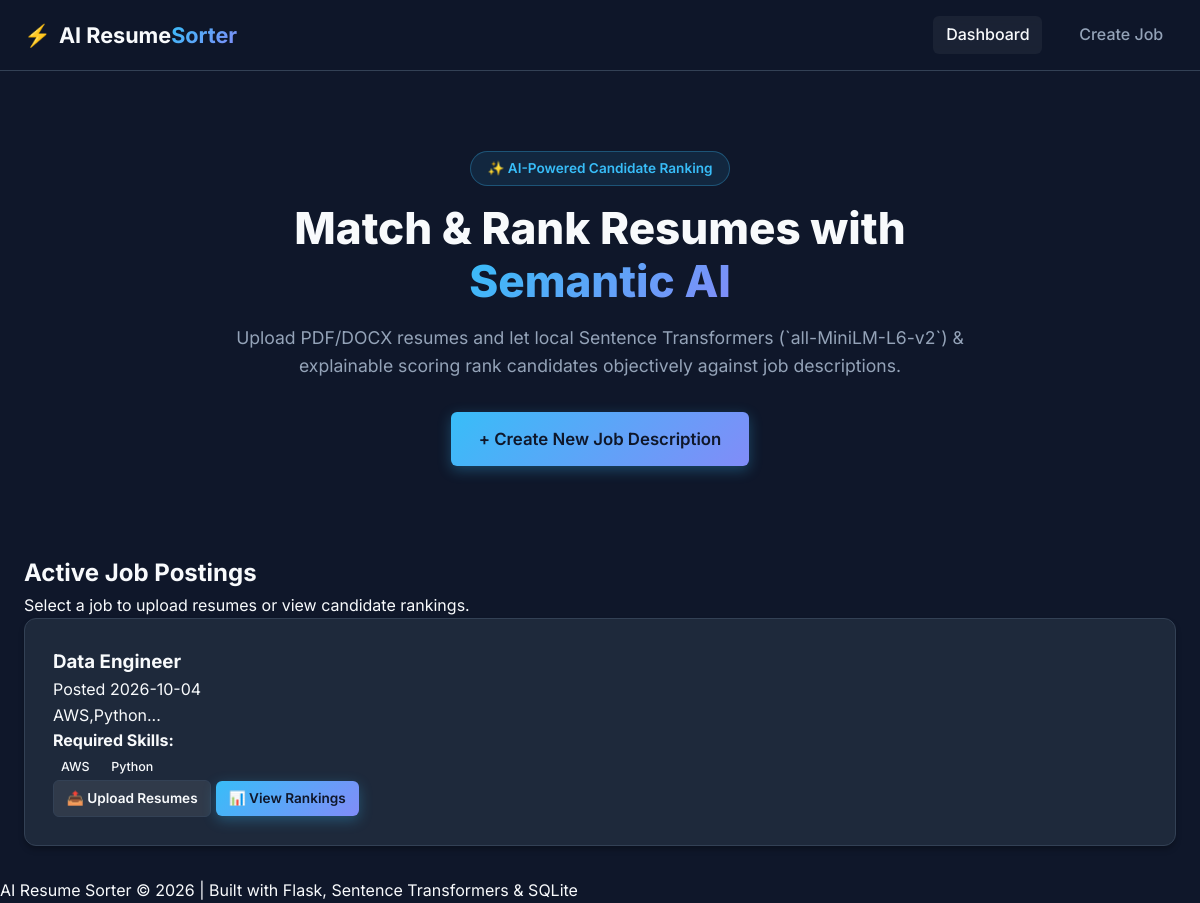
The page / on the database its author committed.
### tables this page shows
CREATE TABLE jobs (
                    id INTEGER PRIMARY KEY AUTOINCREMENT,
                    title TEXT NOT NULL,
                    description TEXT NOT NULL,
                    required_skills TEXT,
                    created_at TIMESTAMP DEFAULT CURRENT_TIMESTAMP
                );

### app.py (the view)
@app.route('/')
def index():
    jobs = db.get_all_jobs()
    return render_template('index.html', jobs=jobs)

### models/database.py (called while the page is built)
    @contextmanager
    def get_connection(self):
        conn = sqlite3.connect(self.db_path)
        conn.row_factory = sqlite3.Row
        conn.execute("PRAGMA foreign_keys = ON;")
        try:
            yield conn
            conn.commit()
        except Exception as e:
            conn.rollback()
            logger.error(f"Database error: {e}")
            raise
        finally:
            conn.close()

    def get_all_jobs(self) -> List[Dict[str, Any]]:
        with self.get_connection() as conn:
            cursor = conn.cursor()
            cursor.execute("SELECT * FROM jobs ORDER BY created_at DESC")
            return [dict(r) for r in cursor.fetchall()]

### templates/index.html (shortened to what this page needs)
{% extends "base.html" %}
{% block content %}
<div class="hero-section">
    <div class="hero-badge">✨ AI-Powered Candidate Ranking</div>
    <h1 class="hero-title">Match & Rank Resumes with <span class="gradient-text">Semantic AI</span></h1>
    <p class="hero-subtitle">
        Upload PDF/DOCX resumes and let local Sentence Transformers (`all-MiniLM-L6-v2`) & explainable scoring rank candidates objectively against job descriptions.
    </p>
    <div class="hero-actions">
        <a href="{{ url_for('create_job') }}" class="btn btn-primary btn-lg">
            <span>+ Create New Job Description</span>
        </a>
    </div>
</div>
<div class="dashboard-grid">
    <div class="section-header">
        <h2>Active Job Postings</h2>
        <p>Select a job to upload resumes or view candidate rankings.</p>
    </div>
    {% if jobs %}
        <div class="jobs-list">
            {% for job in jobs %}
                <div class="card job-card">
                    <div class="job-card-header">
                        <h3 class="job-title">{{ job.title }}</h3>
                        <span class="job-date">Posted {{ job.created_at[:10] }}</span>
                    </div>
                    <p class="job-description">{{ job.description[:180] }}...</p>
                    {% if job.required_skills %}
                        <div class="job-skills-preview">
                            <strong>Required Skills:</strong>
                            <div class="tags-container">
                                {% for skill in job.required_skills.split(',')[:6] %}
                                    <span class="tag tag-skill">{{ skill.strip() }}</span>
                                {% endfor %}
                            </div>
                        </div>
                    {% endif %}
                    <div class="job-card-footer">
                        <a href="{{ url_for('upload_resumes', job_id=job.id) }}" class="btn btn-secondary btn-sm">
                            📤 Upload Resumes
                        </a>
                        <a href="{{ url_for('rankings', job_id=job.id) }}" class="btn btn-primary btn-sm">
                            📊 View Rankings
                        </a>
                    </div>
                </div>
            {% endfor %}
        </div>
    {% endif %}
</div>
{% endblock %}

### static/css/style.css (style rules this page uses)
:root { --bg-primary: #0f172a; --bg-card: #1e293b; --bg-card-hover: #334155; --border-color: #334155; --text-primary: #f8fafc; --text-secondary: #94a3b8; --text-muted: #64748b; --accent-blue: #38bdf8; --accent-purple: #818cf8; --accent-indigo: #6366f1; --accent-green: #34d399; --accent-red: #f87171; --accent-yellow: #fbbf24; --gradient-primary: linear-gradient(135deg, #38bdf8 0%, #818cf8 100%); --gradient-card: linear-gradient(180deg, rgba(30, 41, 59, 0.7) 0%, rgba(15, 23, 42, 0.8) 100%); --radius-sm: 6px; --radius-md: 12px; --radius-lg: 20px; --shadow-sm: 0 4px 6px -1px rgba(0, 0, 0, 0.3); --shadow-lg: 0 10px 25px -5px rgba(0, 0, 0, 0.5); }
* { box-sizing: border-box; margin: 0; padding: 0; }
body { font-family: 'Inter', system-ui, -apple-system, sans-serif; background-color: var(--bg-primary); color: var(--text-primary); line-height: 1.6; min-height: 100vh; display: flex; flex-direction: column; }
a { color: var(--accent-blue); text-decoration: none; transition: color 0.2s; }
.card { background: var(--bg-card); border: 1px solid var(--border-color); border-radius: var(--radius-md); padding: 1.75rem; box-shadow: var(--shadow-sm); }
.hero-section { text-align: center; padding: 3rem 1.5rem; max-width: 800px; margin: 0 auto 2.5rem auto; }
.hero-badge { display: inline-block; padding: 0.35rem 1rem; background: rgba(56, 189, 248, 0.1); border: 1px solid rgba(56, 189, 248, 0.3); color: var(--accent-blue); border-radius: 50px; font-size: 0.85rem; font-weight: 600; margin-bottom: 1rem; }
.hero-title { font-size: 2.75rem; font-weight: 800; line-height: 1.2; margin-bottom: 1rem; }
.gradient-text { background: var(--gradient-primary); -webkit-background-clip: text; -webkit-text-fill-color: transparent; }
.hero-subtitle { font-size: 1.1rem; color: var(--text-secondary); margin-bottom: 2rem; }
.btn { display: inline-flex; align-items: center; justify-content: center; padding: 0.65rem 1.25rem; font-size: 0.95rem; font-weight: 600; border-radius: var(--radius-sm); border: none; cursor: pointer; transition: all 0.2s; }
.btn-primary { background: var(--gradient-primary); color: #0f172a; box-shadow: 0 4px 14px rgba(56, 189, 248, 0.3); }
.btn-secondary { background: rgba(255, 255, 255, 0.08); color: var(--text-primary); border: 1px solid var(--border-color); }
.btn-lg { padding: 0.85rem 1.75rem; font-size: 1.05rem; }
.btn-sm { padding: 0.4rem 0.8rem; font-size: 0.85rem; }
.tags-container { display: flex; flex-wrap: wrap; gap: 0.35rem; }
.tag { display: inline-block; padding: 0.2rem 0.5rem; border-radius: 4px; font-size: 0.78rem; font-weight: 500; }

### rows shown on the page
jobs: title "Data Engineer", created_at "2026-10-04", description "AWS,Python", strip "AWS" "Python"
